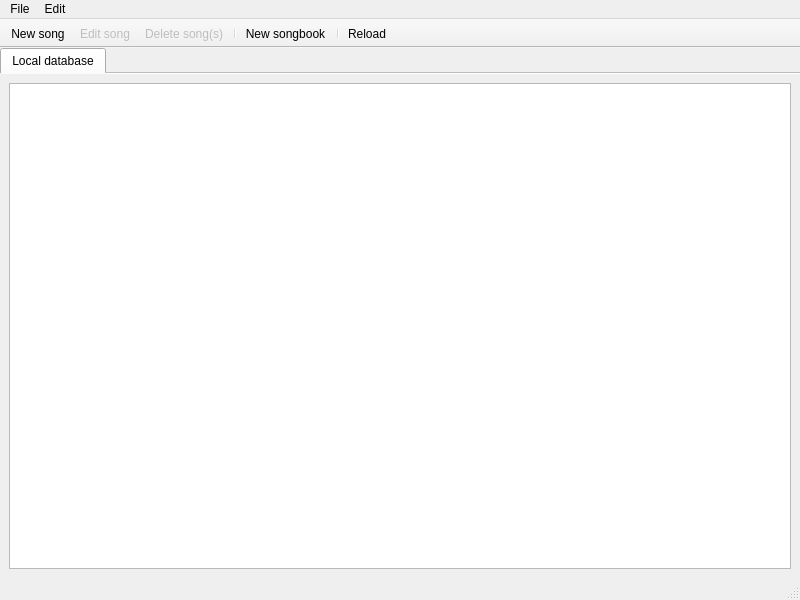
<?xml version="1.0" encoding="UTF-8"?>
<ui version="4.0">
 <class>DatabaseEditor</class>
 <widget class="QMainWindow" name="DatabaseEditor">
  <property name="geometry">
   <rect>
    <x>0</x>
    <y>0</y>
    <width>800</width>
    <height>600</height>
   </rect>
  </property>
  <property name="windowTitle">
   <string>MainWindow</string>
  </property>
  <widget class="QWidget" name="centralwidget">
   <layout class="QVBoxLayout" name="verticalLayout_2">
    <property name="margin">
     <number>0</number>
    </property>
    <item>
     <widget class="QTabWidget" name="databases">
      <property name="enabled">
       <bool>true</bool>
      </property>
      <property name="currentIndex">
       <number>0</number>
      </property>
      <property name="elideMode">
       <enum>Qt::ElideNone</enum>
      </property>
      <property name="usesScrollButtons">
       <bool>true</bool>
      </property>
      <property name="documentMode">
       <bool>true</bool>
      </property>
      <property name="tabsClosable">
       <bool>false</bool>
      </property>
      <widget class="QWidget" name="tab">
       <attribute name="title">
        <string>Local database</string>
       </attribute>
       <layout class="QVBoxLayout" name="verticalLayout">
        <item>
         <widget class="QTableView" name="songs">
          <property name="editTriggers">
           <set>QAbstractItemView::NoEditTriggers</set>
          </property>
          <property name="alternatingRowColors">
           <bool>true</bool>
          </property>
          <property name="selectionMode">
           <enum>QAbstractItemView::ExtendedSelection</enum>
          </property>
          <property name="selectionBehavior">
           <enum>QAbstractItemView::SelectRows</enum>
          </property>
          <property name="sortingEnabled">
           <bool>true</bool>
          </property>
          <property name="wordWrap">
           <bool>false</bool>
          </property>
          <attribute name="horizontalHeaderStretchLastSection">
           <bool>true</bool>
          </attribute>
          <attribute name="verticalHeaderVisible">
           <bool>false</bool>
          </attribute>
         </widget>
        </item>
       </layout>
      </widget>
     </widget>
    </item>
   </layout>
  </widget>
  <widget class="QMenuBar" name="menubar">
   <property name="geometry">
    <rect>
     <x>0</x>
     <y>0</y>
     <width>800</width>
     <height>21</height>
    </rect>
   </property>
   <widget class="QMenu" name="menuFile">
    <property name="title">
     <string>File</string>
    </property>
    <addaction name="separator"/>
    <addaction name="actionExit"/>
   </widget>
   <widget class="QMenu" name="menuEdit">
    <property name="title">
     <string>Edit</string>
    </property>
    <addaction name="actionSettings"/>
   </widget>
   <addaction name="menuFile"/>
   <addaction name="menuEdit"/>
  </widget>
  <widget class="QStatusBar" name="statusbar"/>
  <widget class="QToolBar" name="toolBar">
   <property name="enabled">
    <bool>true</bool>
   </property>
   <property name="windowTitle">
    <string>toolBar</string>
   </property>
   <property name="movable">
    <bool>false</bool>
   </property>
   <attribute name="toolBarArea">
    <enum>TopToolBarArea</enum>
   </attribute>
   <attribute name="toolBarBreak">
    <bool>false</bool>
   </attribute>
   <addaction name="actionNewSong"/>
   <addaction name="actionEditSong"/>
   <addaction name="actionDeleteSongs"/>
   <addaction name="separator"/>
   <addaction name="actionNew_songgook"/>
   <addaction name="separator"/>
   <addaction name="actionReload"/>
  </widget>
  <action name="actionReload">
   <property name="text">
    <string>Reload</string>
   </property>
  </action>
  <action name="actionExit">
   <property name="text">
    <string>E&amp;xit</string>
   </property>
   <property name="shortcut">
    <string>Ctrl+Q</string>
   </property>
  </action>
  <action name="actionEditSong">
   <property name="enabled">
    <bool>false</bool>
   </property>
   <property name="text">
    <string>Edit song</string>
   </property>
  </action>
  <action name="actionNewSong">
   <property name="enabled">
    <bool>true</bool>
   </property>
   <property name="text">
    <string>New song</string>
   </property>
  </action>
  <action name="actionDeleteSongs">
   <property name="enabled">
    <bool>false</bool>
   </property>
   <property name="text">
    <string>Delete song(s)</string>
   </property>
  </action>
  <action name="actionNew_songgook">
   <property name="text">
    <string>New songbook</string>
   </property>
  </action>
  <action name="actionSettings">
   <property name="text">
    <string>Settings</string>
   </property>
  </action>
 </widget>
 <resources/>
 <connections>
  <connection>
   <sender>actionExit</sender>
   <signal>triggered()</signal>
   <receiver>DatabaseEditor</receiver>
   <slot>close()</slot>
   <hints>
    <hint type="sourcelabel">
     <x>-1</x>
     <y>-1</y>
    </hint>
    <hint type="destinationlabel">
     <x>399</x>
     <y>299</y>
    </hint>
   </hints>
  </connection>
 </connections>
</ui>
